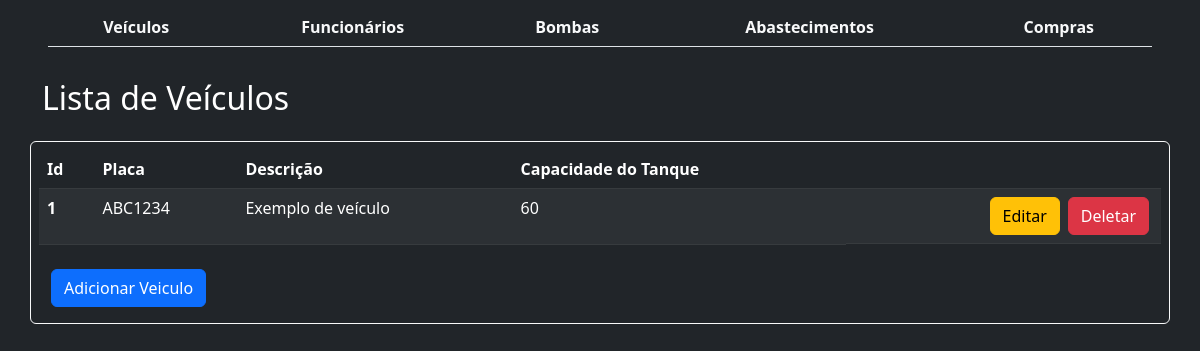
The page /veiculos/ on the database its author committed.
### Abastecimento/models.py (models this page shows, shortened)
class Veiculo(models.Model):
    placa = models.CharField(max_length=8)
    descricao = models.CharField(max_length=100)
    capacidadetanque = models.PositiveSmallIntegerField()

### Abastecimento/views.py (the view)
# urls.py: path('veiculos/', VeiculosList.as_view(), name='veiculo_list'),
class VeiculosList(ListView):
    model = Veiculo

### Abastecimento/templates/abastecimento/Veiculo_list.html
{% extends "abastecimento/base.html" %}
{% block body %}
<nav class="navbar bg-dark" style="color:white;">
        <div class="container">
                <h2>Lista de Veículos</h2>
        </div>
</nav>
<div class="container p-2 mt-2 bg-dark justify-content-center border border-light rounded">
        <div class="d-flex justify-content-center">
                <table class="table table-dark table-striped justify-content-center">
                        <thead>
                                <tr>
                                        <th scope="col">Id</th>
                                        <th scope="col">Placa</th>
                                        <th scope="col">Descrição</th>
                                        <th scope="col">Capacidade do Tanque</th>
                                        <th scope="col"></th>
                                </tr>
                        </thead>
                        <tbody>
                                {% for object in object_list %}
                                <tr>
                                        <th scope="row">{{ object.id }}</th>
                                        <td>{{ object.placa }}</td>
                                        <td>{{ object.descricao }}</td>
                                        <td>{{ object.capacidadetanque }}</td>
                                        <td class='d-flex justify-content-end'>
                                                <a class='mx-1' href="{% url 'editar_veiculo' object.id %}"><button
                                                                type="button"
                                                                class="btn btn-warning">Editar</button></a>
                                                <a class='mx-1' href="{% url 'del_veiculo' object.id %}"><button
                                                                type="button" class="btn btn-danger">Deletar</button></a>
                                        </td>
                                </tr>
                                {% endfor %}
                        </tbody>
                </table>
        </div>
        <div class="container d-flex my-2 ">
                <a href="{% url 'criar_veic' %}"><button type="button" class="btn btn-primary">Adicionar
                                Veiculo</button></a>
        </div>
</div>
{% endblock %}

### Abastecimento/static/css/style.css (style rules this page uses)
body { font-family: 'Roboto', sans-serif; margin: 0px; background: black; }
a { text-decoration: none; }

### rows shown on the page
Veiculo: id "1", placa "ABC1234", descricao "Exemplo de veículo", capacidadetanque "60"
